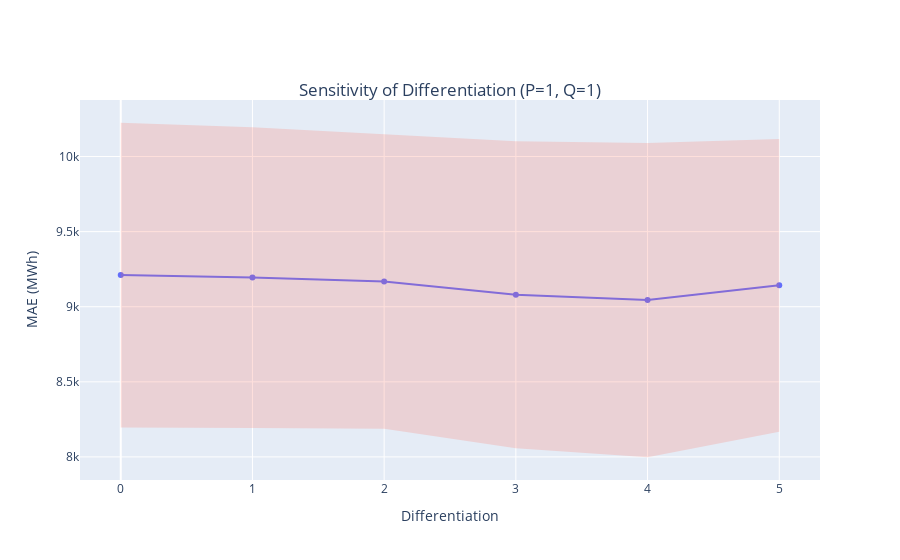

The cell this chart's notebook holds for it:
### Code cell
x = sens_df[(sens_df.P==1)&(sens_df.Q==1)].D
y = sens_df[(sens_df.P==1)&(sens_df.Q==1)].means
stds = sens_df[(sens_df.P==1)&(sens_df.Q==1)].stds
fig = go.Figure()
fig.add_trace(
    go.Scatter(
        x=x,
        y=y,
        showlegend=False,
        fillcolor='rgba(255,0,0,0)'
    )
)
fig.add_trace(
    go.Scatter(
        x = pd.concat([x, x[::-1]]),
        y = pd.concat([y + stds, (y - stds)[::-1]]),
        fill='toself',
        fillcolor='rgba(255,100,80,0.2)',
        line=dict(color='rgba(255,255,255,0)'),
        hoverinfo="skip",
        showlegend=False
    )
)
fig.update_layout(
    title={"text": "Sensitivity of Differentiation (P=1, Q=1)", "xanchor": 'center', 'x': 0.5, 'y':0.85},
    xaxis_title="Differentiation",
    yaxis_title="MAE (MWh)"
)
fig.show()
fig.write_image("sensdiff.png")

### Figure 1 — Plotly figure (JSON) as saved in the notebook; plotly's stock layout.template omitted (floating-point values rounded to 4 significant figures)
{"data": [{"fillcolor": "rgba(255,0,0,0)", "showlegend": false, "type": "scatter", "x": [0, 1, 2, 3, 4, 5], "y": [9211.0, 9194.0, 9168.0, 9080.0, 9044.0, 9142.0]}, {"fill": "toself", "fillcolor": "rgba(255,100,80,0.2)", "hoverinfo": "skip", "line": {"color": "rgba(255,255,255,0)"}, "showlegend": false, "type": "scatter", "x": [0, 1, 2, 3, 4, 5, 5, 4, 3, 2, 1, 0], "y": [10220.0, 10200.0, 10150.0, 10100.0, 10090.0, 10120.0, 8168.0, 7998.0, 8058.0, 8188.0, 8193.0, 8197.0]}], "layout": {"autosize": true, "title": {"text": "Sensitivity of Differentiation (P=1, Q=1)", "x": 0.5, "xanchor": "center", "y": 0.85}, "xaxis": {"autorange": true, "range": [-0.3026, 5.303], "title": {"text": "Differentiation"}, "type": "linear"}, "yaxis": {"autorange": true, "range": [7814.0, 10410.0], "title": {"text": "MAE (MWh)"}, "type": "linear"}}}
